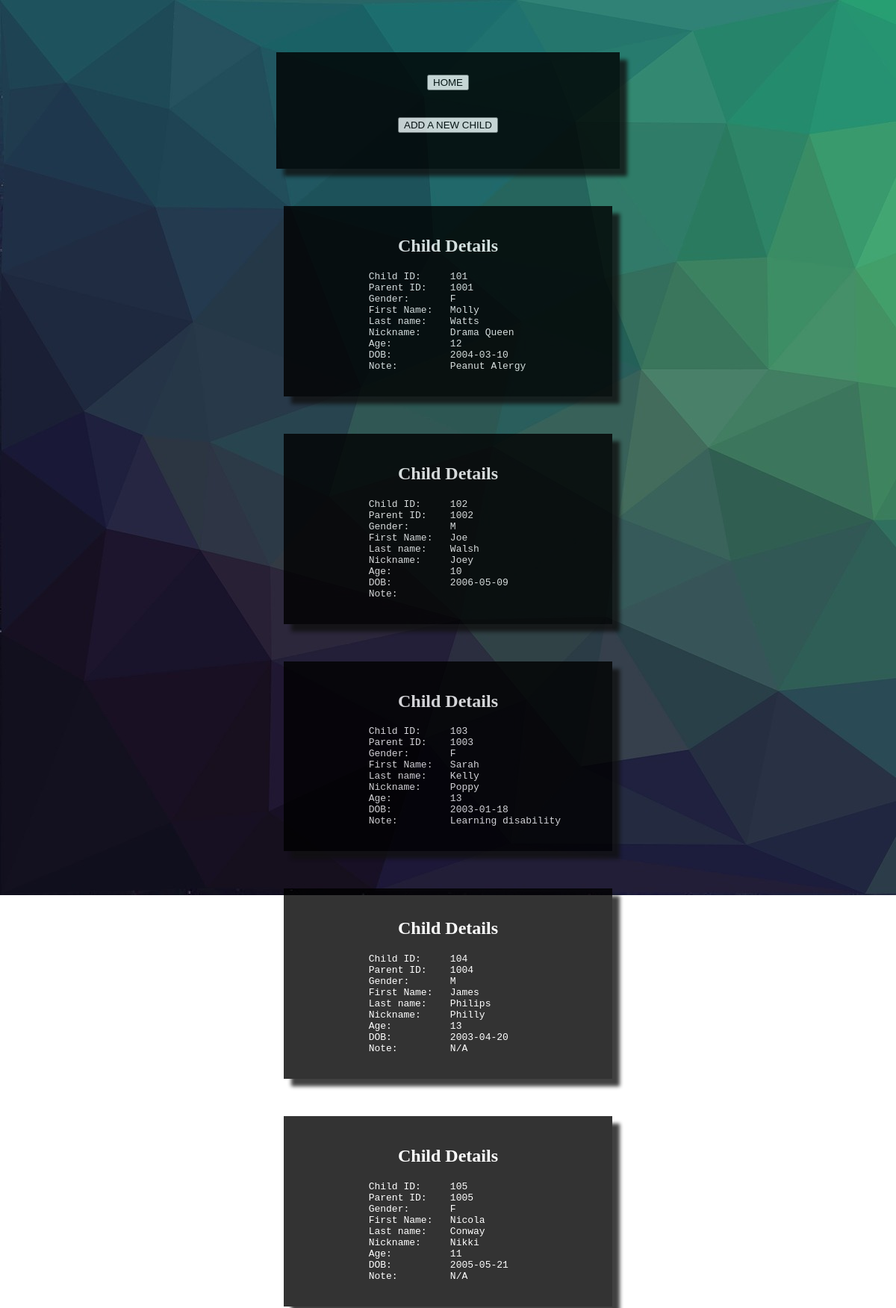
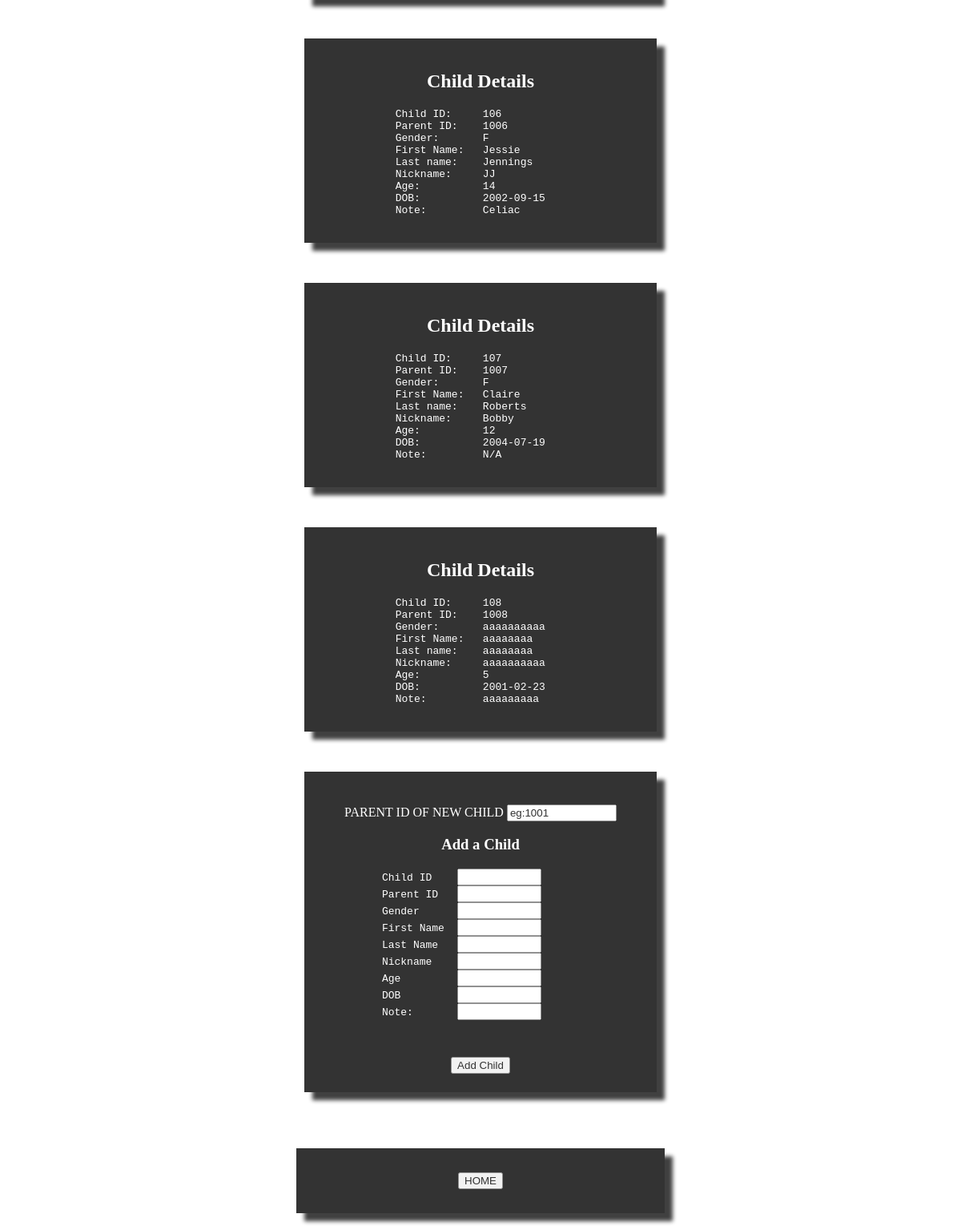
Page /sqltest3.php on the committed database (2 pictures, top to bottom).
### tables this page shows
CREATE TABLE IF NOT EXISTS `children_table` (
  `child_id` int(32) NOT NULL AUTO_INCREMENT,
  `parent_id` int(32) NOT NULL,
  `gender` varchar(10) NOT NULL,
  `first_name` varchar(50) NOT NULL,
  `last_name` varchar(50) NOT NULL,
  `nickname` varchar(50) NOT NULL,
  `age` varchar(50) NOT NULL,
  `dob` date NOT NULL,
  `other_detils` varchar(50) NOT NULL,
  PRIMARY KEY (`child_id`),
  KEY `parent_id_idx` (`parent_id`)
);

### sqltest3.php (the view, shortened to what this page needs)
<?php
  require_once 'login.php';
  $conn = new mysqli($hn, $un, $pw, $db);
  echo '<form action="index.html" method="post">
  <div id ="box">
  <center><input type="submit" value="HOME"></center>
  <br><br>
  <center><a href="#add1"><button type="button">ADD A NEW CHILD</button></a></center>
  <br>
  </div>';
  $query  = "SELECT * FROM children_table";
  $result = $conn->query($query);
  $rows = $result->num_rows;
     for ($j = 0 ; $j < $rows ; ++$j)
  {
    $result->data_seek($j);
    $row = $result->fetch_array(MYSQLI_NUM);
    echo <<<_END
<!DOCTYPE html>
<html>
<head>
<link rel="stylesheet" type="text/css" href="styles.css">
  <title></title>
</head>
<body>
<div id="box2">
<center><h2>Child Details</h2></center>
<pre>
            Child ID:     $row[0]
            Parent ID:    $row[1]
            Gender:       $row[2]
            First Name:   $row[3]
            Last name:    $row[4]
            Nickname:     $row[5]
            Age:          $row[6]
            DOB:          $row[7]
            Note:         $row[8]
</pre>
</div>
</body>
</html>
_END;
  }
  echo <<<_END
<!DOCTYPE html>
<html>
<head>
<link rel="stylesheet" type="text/css" href="styles.css">
  <title></title>
</head>
<body>
<div id="box2">
    <center><table>
    <tr><td><br><form action="sqltest3.php" method="post">
      <center>PARENT ID OF NEW CHILD
      <input type="text" size="14" name="add" value="eg:1001"></center>
      <center><h3>Add a Child </h3></center>
      <pre>
      Child ID    <input type="text" name="child_id" size="10">
      Parent ID   <input type="text" name="parent_id" size="10">
      Gender      <input type="text" name="gender" size="10">
      First Name  <input type="text" name="first_name" size="10">
      Last Name   <input type="text" name="last_name" size="10">
      Nickname    <input type="text" name="nickname" size="10">
      Age         <input type="text" name="age" size="10">
      DOB         <input type="text" name="date_of_birth" size="10">
      Note:       <input type="text" name="other_details" size="10">
      </pre>
    <br>
    <center><input type="submit" value="Add Child"></form></td>
    </tr></table></center>
   </div>
<div id="add1"></div>
</body>
</html>
_END;
    echo '<form action="index.html" method="post">
  <div id ="box"><center><input type="submit" value="HOME"></center></div>';
?>

### styles.css (style rules this page uses)
body { background-image: url("cb.jpg"); background-attachment: fixed; background-repeat: no-repeat; }
#box { width: 400px; height: auto; background-color:black; position: relative; margin-right: auto; margin-left: auto; margin-top: 70px; text-align: left; align-items: left; padding-left: 0px; padding:30px; align-content:bottom; color:white; opacity: 0.8; box-shadow: 10px 10px 5px #111111; }
#box2 { width: 400px; height: auto; background-color:black; position: relative; margin-right: auto; margin-left: auto; margin-top: 50px; text-align: left; padding: 20px; align-content:bottom; align-items: center; color:white; opacity: 0.8; box-shadow: 10px 10px 5px #111111; }
#box2 table { color:white; }

### rows in the picture
children_table: child_id "101", parent "1001", gender "F", first_name "Molly", last_name "Watts", nickname "Drama Queen", age "12", dob "2004-03-10", other_detils "Peanut Alergy"
children_table: child_id "102", parent "1002", gender "M", first_name "Joe", last_name "Walsh", nickname "Joey", age "10", dob "2006-05-09"
children_table: child_id "103", parent "1003", gender "F", first_name "Sarah", last_name "Kelly", nickname "Poppy", age "13", dob "2003-01-18", other_detils "Learning disability"
children_table: child_id "104", parent "1004", gender "M", first_name "James", last_name "Philips", nickname "Philly", age "13", dob "2003-04-20", other_detils "N/A"
children_table: child_id "105", parent "1005", gender "F", first_name "Nicola", last_name "Conway", nickname "Nikki", age "11", dob "2005-05-21", other_detils "N/A"
children_table: child_id "106", parent "1006", gender "F", first_name "Jessie", last_name "Jennings", nickname "JJ", age "14", dob "2002-09-15", other_detils "Celiac"
children_table: child_id "107", parent "1007", gender "F", first_name "Claire", last_name "Roberts", nickname "Bobby", age "12", dob "2004-07-19", other_detils "N/A"
children_table: child_id "108", parent "1008", gender "aaaaaaaaaa", first_name "aaaaaaaa", last_name "aaaaaaaa", nickname "aaaaaaaaaa", age "5", dob "2001-02-23", other_detils "aaaaaaaaa"
